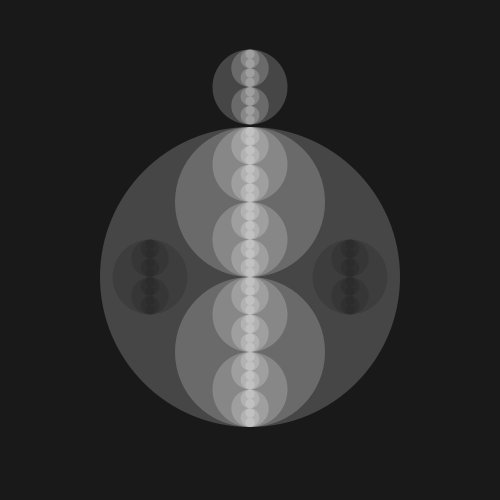
Frame 1 (no input)
Frame 60 (the mouse pressed at the canvas centre just before this capture): identical to frame 1, image omitted
Frame 120 (the mouse held since frame 60 and released just before this capture): identical to frame 1, image omitted

The Processing sketch that drew this single still picture (run headless with seeded random() and noise(); from frame 60 on, the mouse is pressed at the canvas centre):

// Processing sketch: processing_79484
// ── processing_79484.pde

void setup() {
  size(500, 500);
}

void draw() {
  background(25);
  circunferencia(width/2, height/2+27, 300, 255);
  circunferencia(350, height/2+27, 75, 25);
  circunferencia(150, height/2+27, 75, 25);
  circunferencia(width/2, 60+27, 75, 255);
}

void circunferencia(float x, float y, float radio, color a) {
  noStroke();
  fill(a, 50);
  ellipse(x, y, radio, radio);

  if (radio > 15) {
    circunferencia(x, y - radio/4, radio/2, a);
    circunferencia(x, y + radio/4, radio/2, a);
  }
}
